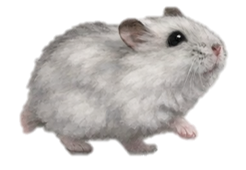
#> input picture desktop_pet_python/assets/hamster/01.png, 246 x 170 px; its folder holds 4 pictures in this run
$ python trim_hamster.py
#> lines starting #> are read from the running program, lines starting #| are printed output that depends on the picture
from PIL import Image
from pathlib import Path

SRC_DIR = Path("assets/hamster")
OUT_DIR = Path("assets/hamster_trimmed")

OUT_DIR.mkdir(exist_ok=True)

for img_path in SRC_DIR.glob("*.png"):
    img = Image.open(img_path).convert("RGBA")
#> img is the input picture: PIL image 246x170 RGBA; mean R, G, B, A 91, 87.9, 86.1, 128.9

    bbox = img.getbbox()  # 依 alpha 自動算最小邊界
#> bbox = (19, 5, 229, 157)
    if bbox:
        trimmed = img.crop(bbox)
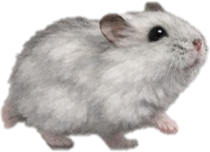
#> trimmed: PIL image 210x152 RGBA; mean R, G, B, A 119.3, 115.2, 112.8, 168.9; transparent parts drawn white
    else:
        trimmed = img

    out_path = OUT_DIR / img_path.name
    trimmed.save(out_path)

    print(f"trimmed: {img_path.name}")
#> pass 2 of the loop `for img_path in SRC_DIR.glob("*.png"):`:
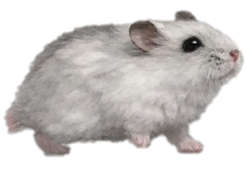
#> input picture desktop_pet_python/assets/hamster/02.png, 246 x 170 px
#> img is the input picture: PIL image 246x170 RGBA; mean R, G, B, A 101.3, 97.8, 95.8, 142.9
#> bbox = (2, 9, 245, 158)
#> `trimmed = img.crop(bbox)`:
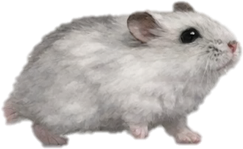
#> trimmed: PIL image 243x149 RGBA; mean R, G, B, A 117, 113, 110.7, 165; transparent parts drawn white
#> pass 3 of the loop `for img_path in SRC_DIR.glob("*.png"):`:
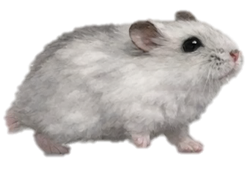
#> input picture desktop_pet_python/assets/hamster/03.png, 246 x 170 px
#> img is the input picture: PIL image 246x170 RGBA; mean R, G, B, A 101.3, 97.8, 95.9, 142.9
#> `trimmed = img.crop(bbox)`:
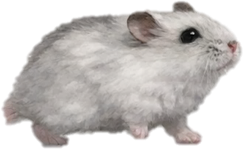
#> trimmed: PIL image 243x149 RGBA; mean R, G, B, A 117, 113, 110.7, 165; transparent parts drawn white
#> the loop made 4 passes; the first 3 are shown
